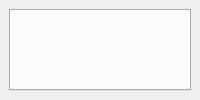
<?xml version="1.0" encoding="UTF-8"?>
<ui version="4.0">
 <class>MainWindow</class>
 <widget class="QMainWindow" name="MainWindow">
  <property name="windowTitle">
   <string>MainWindow</string>
  </property>
  <widget class="QWidget" name="centralwidget">
   <layout class="QVBoxLayout" name="verticalLayout_2">
    <item>
     <widget class="QTabWidget" name="tabWidget"/>
    </item>
   </layout>
  </widget>
 </widget>
 <resources/>
 <connections/>
</ui>
